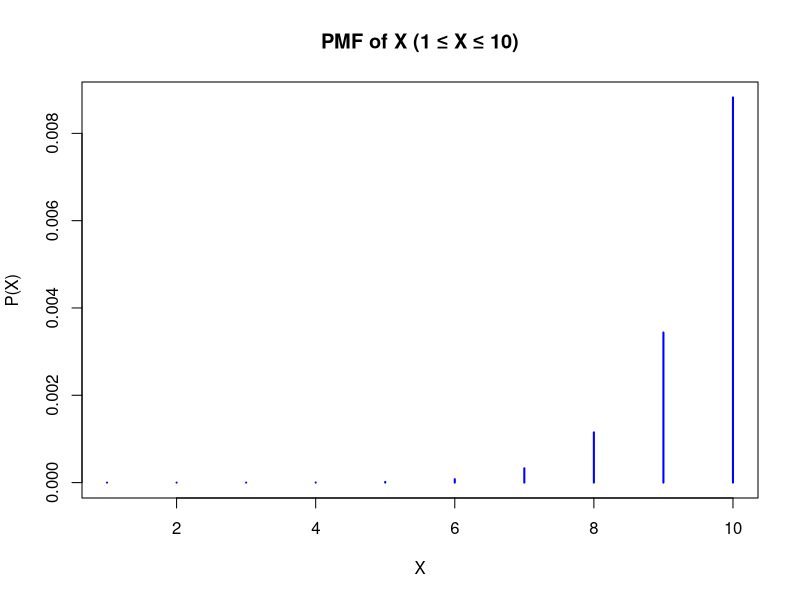
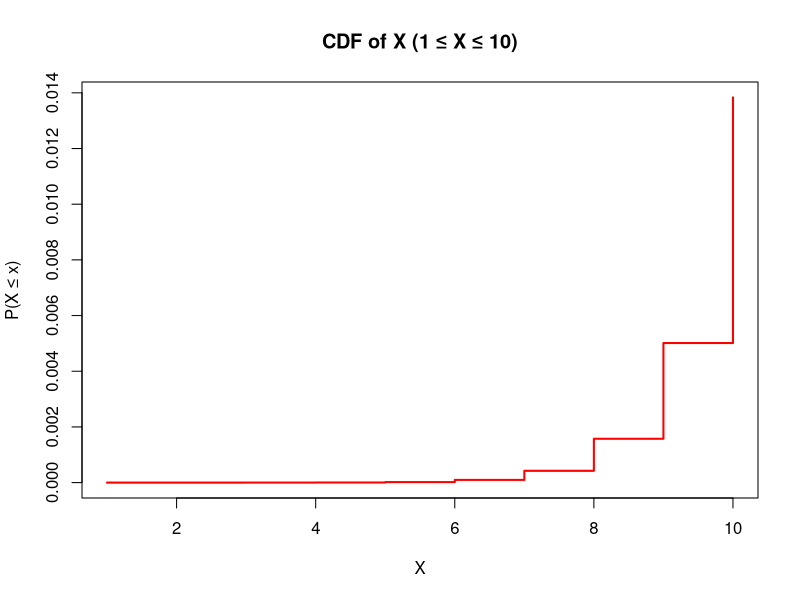

Source code (R) for these figures, in order:
# SET 2
# Ques 1
n_sim = 10000
deck = rep(1:52, n_sim)  

E = (deck %% 13 == 0)  
F = (deck %% 13 >= 11)  

P_E = mean(E)
P_F = mean(F)
P_E_and_F = mean(E & F)
P_E_or_F = P_E + P_F - P_E_and_F

cat("P(E):", P_E, "\n")
cat("P(F):", P_F, "\n")
cat("P(E and F):", P_E_and_F, "\n")
cat("P(E or F):", P_E_or_F, "\n")

# Ques 2
compute_bayes = function(P_A, P_B, P_B_given_A) {
  return (P_B_given_A * P_A) / P_B
}

P_local = 0.80
P_international = 0.20
P_more_lang_given_local = 0.60
P_more_lang_given_intl = 0.90
P_more_lang = P_more_lang_given_local * P_local + P_more_lang_given_intl * P_international

P_international_given_more_lang = compute_bayes(P_international, P_more_lang, P_more_lang_given_intl)

cat("P(International | Speaks more than one language):", P_international_given_more_lang, "\n")

# Ques 3 i)
pell_sequence = function(n) {
  P = numeric(n)
  P[1] = 0
  P[2] = 1
  for (i in 3:n) {
    P[i] = 2 * P[i-1] + P[i-2]
  }
  return(P)
}

n1 = 10
n2 = 15
pell_10 = pell_sequence(n1)
pell_15 = pell_sequence(n2)

cat("First 10 Pell numbers:", pell_10, "\n")
cat("First 15 Pell numbers:", pell_15, "\n")

# Ques 3 ii)
f_x = function(x) 4 * x^3

E_X = integrate(function(x) x * f_x(x), 0, 1)$value
E_X2 = integrate(function(x) x^2 * f_x(x), 0, 1)$value
Var_X = E_X2 - E_X^2

E_Y = integrate(function(x) (2*x^2 - x) * f_x(x), 0, 1)$value
E_Y2 = integrate(function(x) (2*x^2 - x)^2 * f_x(x), 0, 1)$value
Var_Y = E_Y2 - E_Y^2
SD_Y = sqrt(Var_Y)

cat("E[Y]:", E_Y, "\n")
cat("Var[Y]:", Var_Y, "\n")
cat("SD[Y]:", SD_Y, "\n")

# Ques 4
n = 30
p = 0.55

P_18 = dbinom(18, size = n, prob = p)
cat("P(X = 18):", P_18, "\n")

x_vals = 1:10
pmf_vals = dbinom(x_vals, size = n, prob = p)
plot(x_vals, pmf_vals, type="h", lwd=2, col="blue",
     main="PMF of X (1 ≤ X ≤ 10)", xlab="X", ylab="P(X)")

P_at_least_25 = 1 - pbinom(24, size = n, prob = p)
cat("P(X ≥ 25):", P_at_least_25, "\n")

cdf_vals = pbinom(x_vals, size = n, prob = p)
plot(x_vals, cdf_vals, type="s", lwd=2, col="red",
     main="CDF of X (1 ≤ X ≤ 10)", xlab="X", ylab="P(X ≤ x)")
